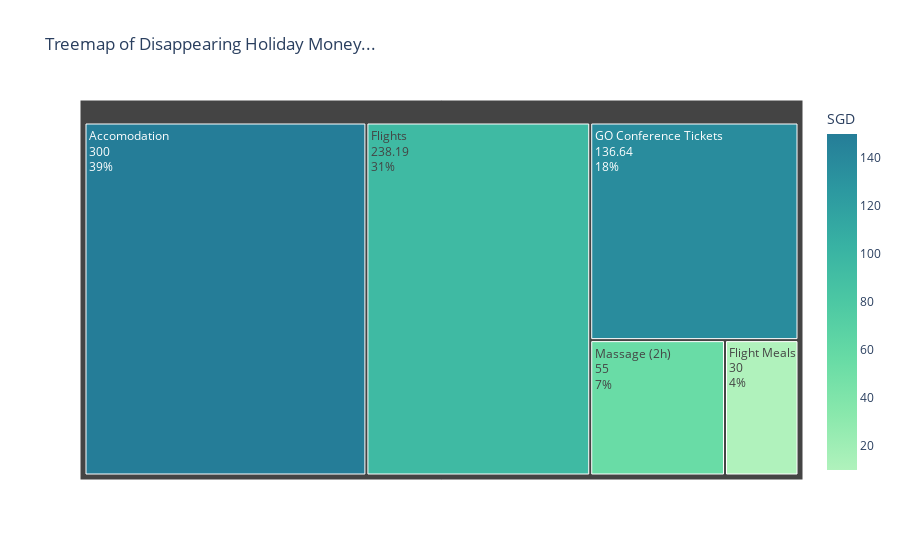

Write notebook code for a chart like this one.
### Code cell
import plotly.express as px
import plotly.graph_objects as go

df_nonzero = df[(df['Holiday Expenditure Type'] != 'Total') & (df['SGD'] > 0)]
fig_treemap = px.treemap(
    df_nonzero,
    path=['Holiday Expenditure Type'],
    values='SGD',
    title='Treemap of Disappearing Holiday Money...',
    color='SGD',
    color_continuous_scale='Tealgrn'
)

fig_treemap.update_traces(textinfo="label+value+percent parent")
fig_treemap.show()

### Figure 1 — Plotly figure (JSON) as saved in the notebook; plotly's stock layout.template omitted (floating-point values rounded to 4 significant figures)
{"data": [{"branchvalues": "total", "customdata": [[150], [10], [94.93], [136.6], [55]], "domain": {"x": [0, 1], "y": [0, 1]}, "hovertemplate": "labels=%{label}<br>SGD_sum=%{value}<br>parent=%{parent}<br>id=%{id}<br>SGD=%{color}<extra></extra>", "ids": ["Accomodation", "Flight Meals", "Flights", "GO Conference Tickets", "Massage (2h)"], "labels": ["Accomodation", "Flight Meals", "Flights", "GO Conference Tickets", "Massage (2h)"], "marker": {"coloraxis": "coloraxis", "colors": [150, 10, 94.93, 136.6, 55]}, "name": "", "parents": ["", "", "", "", ""], "textinfo": "label+value+percent parent", "type": "treemap", "values": [300, 30, 238.2, 136.6, 55]}], "layout": {"coloraxis": {"colorbar": {"title": {"text": "SGD"}}, "colorscale": [[0, "rgb(176, 242, 188)"], [0.1667, "rgb(137, 232, 172)"], [0.3333, "rgb(103, 219, 165)"], [0.5, "rgb(76, 200, 163)"], [0.6667, "rgb(56, 178, 163)"], [0.8333, "rgb(44, 152, 160)"], [1, "rgb(37, 125, 152)"]]}, "legend": {"tracegroupgap": 0}, "title": {"text": "Treemap of Disappearing Holiday Money..."}}}
